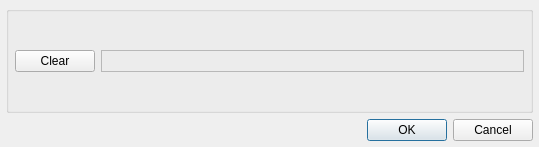
<?xml version="1.0" encoding="UTF-8"?>
<ui version="4.0">
 <class>ShortcutDialog</class>
 <widget class="QDialog" name="ShortcutDialog">
  <property name="geometry">
   <rect>
    <x>0</x>
    <y>0</y>
    <width>539</width>
    <height>147</height>
   </rect>
  </property>
  <property name="windowTitle">
   <string>Edit Shortcut</string>
  </property>
  <property name="whatsThis">
   <string>Press your shortcut keys and select OK</string>
  </property>
  <property name="modal">
   <bool>true</bool>
  </property>
  <layout class="QVBoxLayout">
   <item>
    <widget class="QGroupBox" name="shortcutsGroup">
     <property name="title">
      <string/>
     </property>
     <layout class="QGridLayout">
      <item row="0" column="0">
       <widget class="QPushButton" name="primaryClearButton">
        <property name="focusPolicy">
         <enum>Qt::NoFocus</enum>
        </property>
        <property name="toolTip">
         <string>Press to clear the key sequence buffer.</string>
        </property>
        <property name="text">
         <string>Clear</string>
        </property>
       </widget>
      </item>
      <item row="0" column="1">
       <widget class="QLabel" name="keyLabel">
        <property name="sizePolicy">
         <sizepolicy hsizetype="Expanding" vsizetype="Preferred">
          <horstretch>0</horstretch>
          <verstretch>0</verstretch>
         </sizepolicy>
        </property>
        <property name="toolTip">
         <string/>
        </property>
        <property name="frameShape">
         <enum>QFrame::StyledPanel</enum>
        </property>
        <property name="frameShadow">
         <enum>QFrame::Sunken</enum>
        </property>
        <property name="text">
         <string/>
        </property>
       </widget>
      </item>
     </layout>
    </widget>
   </item>
   <item>
    <widget class="QDialogButtonBox" name="buttonBox">
     <property name="orientation">
      <enum>Qt::Horizontal</enum>
     </property>
     <property name="standardButtons">
      <set>QDialogButtonBox::Cancel|QDialogButtonBox::Ok</set>
     </property>
    </widget>
   </item>
  </layout>
 </widget>
 <layoutdefault spacing="6" margin="6"/>
 <pixmapfunction>qPixmapFromMimeSource</pixmapfunction>
 <resources/>
 <connections>
  <connection>
   <sender>buttonBox</sender>
   <signal>rejected()</signal>
   <receiver>ShortcutDialog</receiver>
   <slot>reject()</slot>
   <hints>
    <hint type="sourcelabel">
     <x>92</x>
     <y>96</y>
    </hint>
    <hint type="destinationlabel">
     <x>100</x>
     <y>117</y>
    </hint>
   </hints>
  </connection>
 </connections>
</ui>
